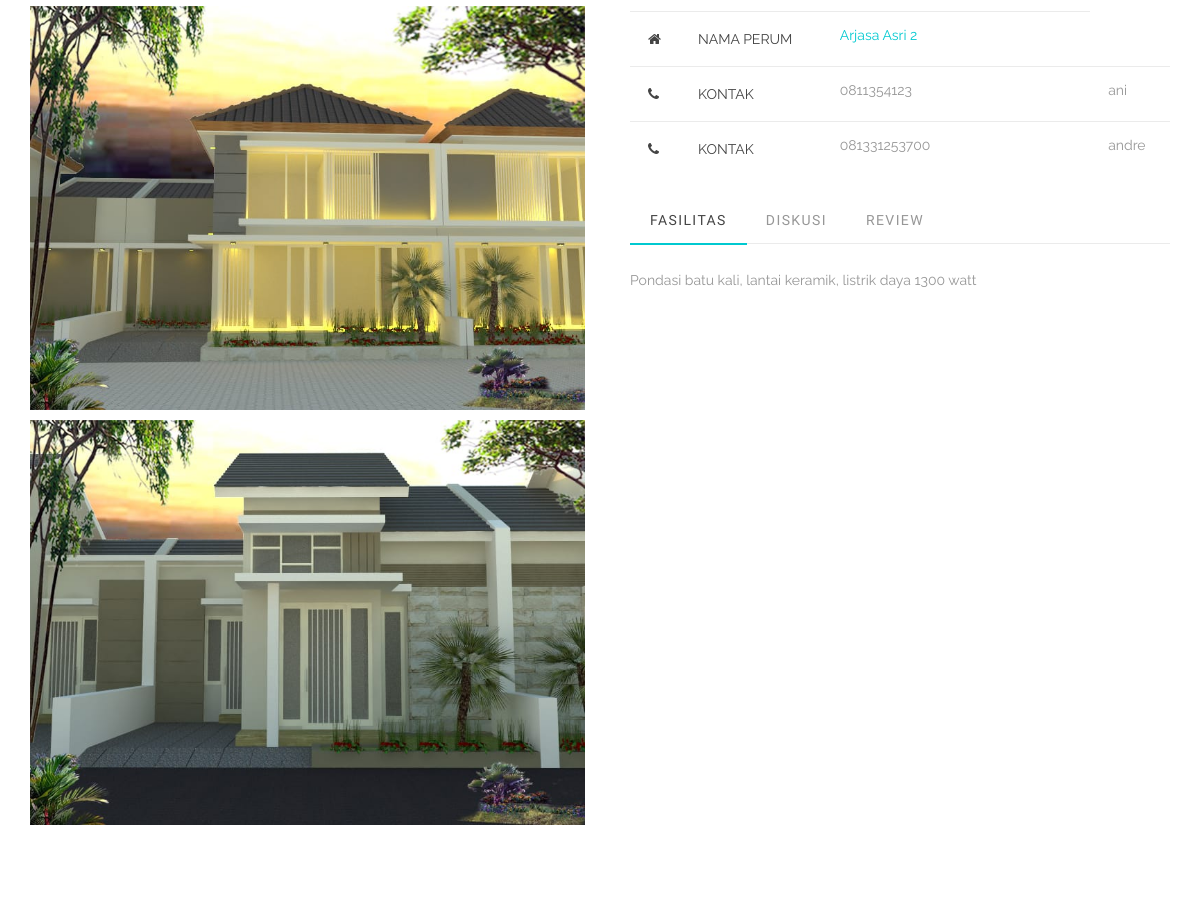
Page /home/index.php?p=bukudetail/buku_detail&KD_CLUSTER=6 (middle part) on the earlier database version.
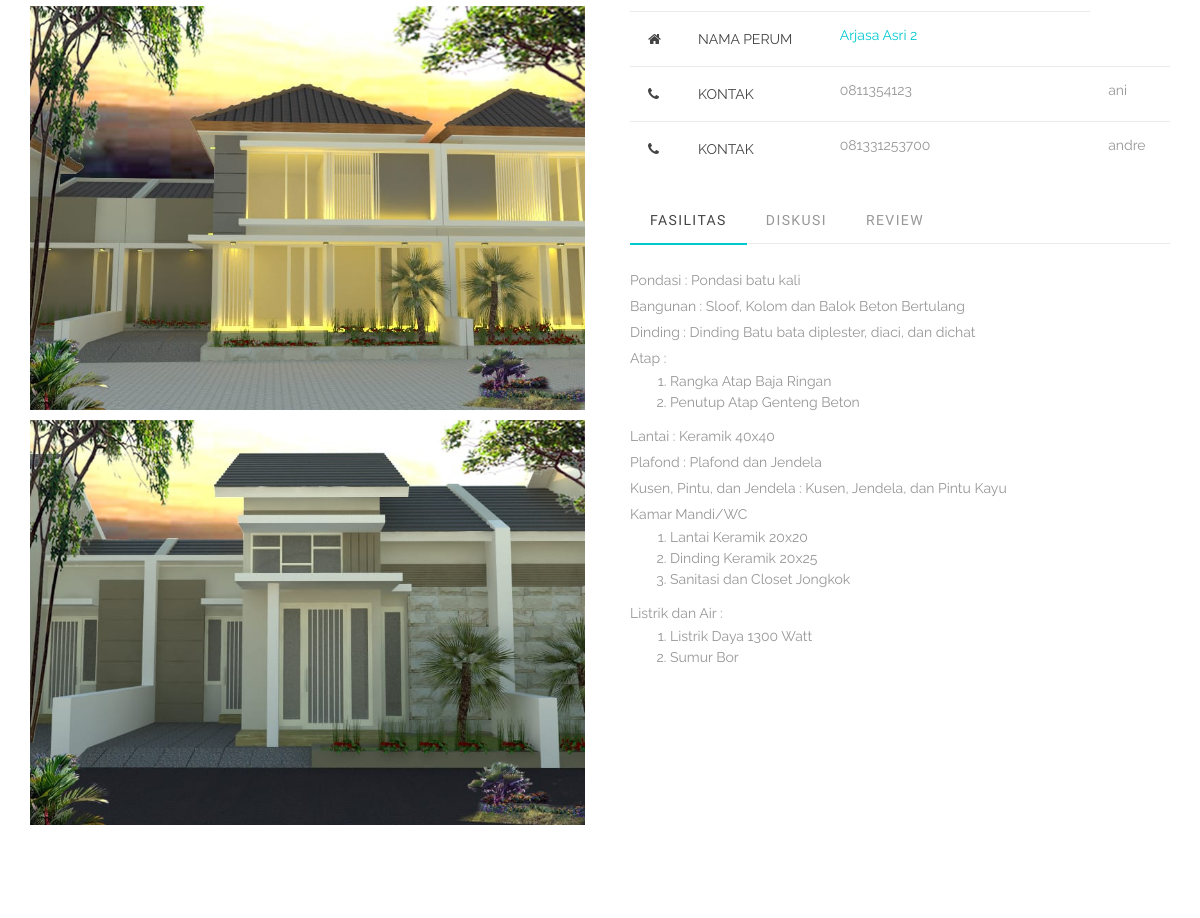
Same page on the later database version.
### tables this page shows
CREATE TABLE `cluster` (
  `KD_CLUSTER` int(4) NOT NULL,
  `KD_PERUM` int(4) NOT NULL,
  `NAMA_CLUSTER` varchar(100) DEFAULT NULL,
  `TIPE` int(4) DEFAULT NULL,
  `LUAS_TANAH` int(4) DEFAULT NULL,
  `STOK` int(4) DEFAULT NULL,
  `HARGA` bigint(20) DEFAULT NULL,
  `FASILITAS` varchar(1000) DEFAULT NULL,
  `GAMBAR` varchar(100) DEFAULT NULL,
  `GAMBAR1` varchar(100) DEFAULT NULL,
  `GAMBAR2` varchar(100) DEFAULT NULL
);

CREATE TABLE `marketing` (
  `KD_MARKET` int(4) NOT NULL,
  `USERNAME` varchar(20) NOT NULL,
  `NAMA` varchar(100) DEFAULT NULL,
  `NO_TELEPON` varchar(12) DEFAULT NULL
);

### home/pages/bukudetail/buku_detail.php (the view, shortened to what this page needs)
<?php
    $KD_CLUSTER = $_GET['KD_CLUSTER'];
    $queryProduct = "SELECT *
    FROM cluster
    INNER JOIN perum
    ON cluster.KD_PERUM=perum.KD_PERUM
    INNER JOIN pt
    ON perum.KD_PT=pt.KD_PT
    INNER JOIN user
    ON pt.USERNAME=user.USERNAME
    INNER JOIN marketing
    ON user.USERNAME=marketing.USERNAME
    WHERE cluster.KD_CLUSTER=$KD_CLUSTER";
    $rsProduct = mysqli_query($konek, $queryProduct);
     $row = mysqli_fetch_assoc($rsProduct);
     $queryProduct13 = "SELECT *
    FROM cluster
    INNER JOIN perum
    ON cluster.KD_PERUM=perum.KD_PERUM
    INNER JOIN pt
    ON perum.KD_PT=pt.KD_PT
    INNER JOIN user
    ON pt.USERNAME=user.USERNAME
    INNER JOIN marketing
    ON user.USERNAME=marketing.USERNAME
    WHERE cluster.KD_CLUSTER=$KD_CLUSTER";
    $rsProduct13 = mysqli_query($konek, $queryProduct13);
?>
    <section class="section-wrap single-product">
      <div class="container relative">
        <div class="row">
          <div class="col-sm-6 col-xs-12 mb-60">
            <div class="flickity  mfp-hover" id="gallery-main">
                <div class="gallery-cell">
                <a href="img/<?php echo $row['GAMBAR1']; ?>" class="lightbox-img">
                  <img src="img/<?php echo $row['GAMBAR1']; ?>" alt="" />
                </a>
                </div>
                <div class="gallery-cell">
                <a href="img/<?php echo $row['GAMBAR2']; ?>" class="lightbox-img">
                  <img src="img/<?php echo $row['GAMBAR2']; ?>" alt="" />
                </a>
              </div>
            </div>
          </div>
          <div class="col-sm-6 col-xs-12 product-description-wrap">
            <div class="product_meta">
                <table class="table table-hover table-responsive">
                    <tr>
                        <td width="5px"><span class="icon_briefcase"></span></td>
                        <td><span class="posted_in">NAMA PT</td>
                        <td><?php echo $row['NAMA_PT']; ?></a></span></td>
                    </tr>
                    <tr>
                        <td width="5px"><span class="fa fa-home"></span></td>
                        <td><span class="posted_in">NAMA PERUM</td>
                        <td><a href="?p=buku&KD_PERUM=<?php echo $row['KD_PERUM'] ?>&halaman=1" target="_blank">
                            <?php echo $row['NAMA_PERUM']; ?></a></span></td>
                    </tr>
                    <?php
                    while ($data = mysqli_fetch_assoc($rsProduct13))
{
    ?>              <tr>
                        <td width="5px"><span class="fa fa-phone"></span></td>
                        <td><span class="posted_in">KONTAK</td>
                        <td> <?php echo $data['NO_TELEPON']; ?></a></span></td>
                        <td> <?php echo $data['NAMA']; ?></a></span></td>
                    </tr>
                    <?php } ?>
                </table>
                <div class="row">
                <div class="col-md-12">
                    <div class="tabs tabs-bb">
                    <ul class="nav nav-tabs">
                        <li class="active">
                        <a href="#tab-description" data-toggle="tab">Fasilitas</a>
                        </li>
                        <li>
                        <a href="#tab-reviews" data-toggle="tab">Diskusi</a>
                        </li>
                        <li >
                        <a href="#tab-ulasan" data-toggle="tab">Review</a>
                        </li>
                    </ul>
                    <div class="tab-content">
                    <div class="tab-pane fade in active" id="tab-description">
                        <p align="justify">
                            <?php echo htmlspecialchars_decode(stripcslashes($row['FASILITAS'])); ?>
                        </p>
                        </div>
                    </div>
                    </div>
                </div>
                </div>
            </div>
          </div>
        </div>
      </div>
    </section>

Differences in the rows shown:
changed cluster "ani": FASILITAS "Pondasi batu kali, lantai keramik, listrik daya 1300 watt" → "Pondasi : Pondasi batu kali Bangunan : Sloof, Kolom dan Balok Beton Bertulang Dinding : Dinding Batu bata diplester, diaci, dan dichat Atap : Rangka Atap Baja Ringan Penutup Atap Genteng Beton Lantai : Keramik 40x40 Plafond : Plafond dan Jendela Kusen, Pintu, dan Jendela : Kusen, Jendela, dan Pintu Kayu Kamar Mandi/WC Lantai Keramik 20x20 Dinding Keramik 20x25 Sanitasi dan Closet Jongkok Listrik dan Air : Listrik Daya 1300 Watt Sumur Bor"
